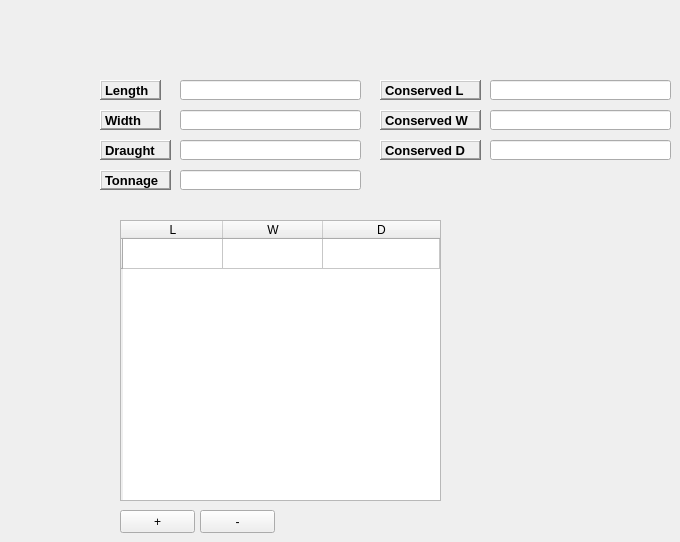
   <widget class="QWidget" name="tab_2">
    <attribute name="title">
     <string>Measurements</string>
    </attribute>
    <widget class="QLabel" name="label_31">
     <property name="geometry">
      <rect>
       <x>100</x>
       <y>80</y>
       <width>61</width>
       <height>20</height>
      </rect>
     </property>
     <property name="font">
      <font>
       <pointsize>10</pointsize>
       <weight>75</weight>
       <bold>true</bold>
      </font>
     </property>
     <property name="frameShape">
      <enum>QFrame::WinPanel</enum>
     </property>
     <property name="frameShadow">
      <enum>QFrame::Raised</enum>
     </property>
     <property name="text">
      <string>Length</string>
     </property>
    </widget>
    <widget class="QLineEdit" name="lineEdit_l">
     <property name="geometry">
      <rect>
       <x>180</x>
       <y>80</y>
       <width>181</width>
       <height>20</height>
      </rect>
     </property>
     <property name="text">
      <string/>
     </property>
    </widget>
    <widget class="QLabel" name="label_32">
     <property name="geometry">
      <rect>
       <x>380</x>
       <y>140</y>
       <width>101</width>
       <height>20</height>
      </rect>
     </property>
     <property name="font">
      <font>
       <pointsize>10</pointsize>
       <weight>75</weight>
       <bold>true</bold>
      </font>
     </property>
     <property name="frameShape">
      <enum>QFrame::WinPanel</enum>
     </property>
     <property name="frameShadow">
      <enum>QFrame::Raised</enum>
     </property>
     <property name="text">
      <string>Conserved D</string>
     </property>
    </widget>
    <widget class="QLineEdit" name="lineEdit_cd">
     <property name="geometry">
      <rect>
       <x>490</x>
       <y>140</y>
       <width>181</width>
       <height>20</height>
      </rect>
     </property>
     <property name="text">
      <string/>
     </property>
    </widget>
    <widget class="QLabel" name="label_33">
     <property name="geometry">
      <rect>
       <x>380</x>
       <y>110</y>
       <width>101</width>
       <height>20</height>
      </rect>
     </property>
     <property name="font">
      <font>
       <pointsize>10</pointsize>
       <weight>75</weight>
       <bold>true</bold>
      </font>
     </property>
     <property name="frameShape">
      <enum>QFrame::WinPanel</enum>
     </property>
     <property name="frameShadow">
      <enum>QFrame::Raised</enum>
     </property>
     <property name="text">
      <string>Conserved W</string>
     </property>
    </widget>
    <widget class="QLineEdit" name="lineEdit_cw">
     <property name="geometry">
      <rect>
       <x>490</x>
       <y>110</y>
       <width>181</width>
       <height>20</height>
      </rect>
     </property>
     <property name="text">
      <string/>
     </property>
    </widget>
    <widget class="QLabel" name="label_35">
     <property name="geometry">
      <rect>
       <x>380</x>
       <y>80</y>
       <width>101</width>
       <height>20</height>
      </rect>
     </property>
     <property name="font">
      <font>
       <pointsize>10</pointsize>
       <weight>75</weight>
       <bold>true</bold>
      </font>
     </property>
     <property name="frameShape">
      <enum>QFrame::WinPanel</enum>
     </property>
     <property name="frameShadow">
      <enum>QFrame::Raised</enum>
     </property>
     <property name="text">
      <string>Conserved L</string>
     </property>
    </widget>
    <widget class="QLineEdit" name="lineEdit_cl">
     <property name="geometry">
      <rect>
       <x>490</x>
       <y>80</y>
       <width>181</width>
       <height>20</height>
      </rect>
     </property>
     <property name="text">
      <string/>
     </property>
    </widget>
    <widget class="QLabel" name="label_36">
     <property name="geometry">
      <rect>
       <x>100</x>
       <y>170</y>
       <width>71</width>
       <height>20</height>
      </rect>
     </property>
     <property name="font">
      <font>
       <pointsize>10</pointsize>
       <weight>75</weight>
       <bold>true</bold>
      </font>
     </property>
     <property name="frameShape">
      <enum>QFrame::WinPanel</enum>
     </property>
     <property name="frameShadow">
      <enum>QFrame::Raised</enum>
     </property>
     <property name="text">
      <string>Tonnage</string>
     </property>
    </widget>
    <widget class="QLineEdit" name="lineEdit_t">
     <property name="geometry">
      <rect>
       <x>180</x>
       <y>170</y>
       <width>181</width>
       <height>20</height>
      </rect>
     </property>
     <property name="text">
      <string/>
     </property>
    </widget>
    <widget class="QLabel" name="label_37">
     <property name="geometry">
      <rect>
       <x>100</x>
       <y>140</y>
       <width>71</width>
       <height>20</height>
      </rect>
     </property>
     <property name="font">
      <font>
       <pointsize>10</pointsize>
       <weight>75</weight>
       <bold>true</bold>
      </font>
     </property>
     <property name="frameShape">
      <enum>QFrame::WinPanel</enum>
     </property>
     <property name="frameShadow">
      <enum>QFrame::Raised</enum>
     </property>
     <property name="text">
      <string>Draught</string>
     </property>
    </widget>
    <widget class="QLineEdit" name="lineEdit_d">
     <property name="geometry">
      <rect>
       <x>180</x>
       <y>140</y>
       <width>181</width>
       <height>20</height>
      </rect>
     </property>
     <property name="text">
      <string/>
     </property>
    </widget>
    <widget class="QLabel" name="label_38">
     <property name="geometry">
      <rect>
       <x>100</x>
       <y>110</y>
       <width>61</width>
       <height>20</height>
      </rect>
     </property>
     <property name="font">
      <font>
       <pointsize>10</pointsize>
       <weight>75</weight>
       <bold>true</bold>
      </font>
     </property>
     <property name="frameShape">
      <enum>QFrame::WinPanel</enum>
     </property>
     <property name="frameShadow">
      <enum>QFrame::Raised</enum>
     </property>
     <property name="text">
      <string>Width</string>
     </property>
    </widget>
    <widget class="QLineEdit" name="lineEdit_w">
     <property name="geometry">
      <rect>
       <x>180</x>
       <y>110</y>
       <width>181</width>
       <height>20</height>
      </rect>
     </property>
     <property name="text">
      <string/>
     </property>
    </widget>
    <widget class="QTableWidget" name="tableWidget_list">
     <property name="geometry">
      <rect>
       <x>120</x>
       <y>220</y>
       <width>321</width>
       <height>281</height>
      </rect>
     </property>
     <attribute name="horizontalHeaderCascadingSectionResizes">
      <bool>false</bool>
     </attribute>
     <attribute name="horizontalHeaderShowSortIndicator" stdset="0">
      <bool>false</bool>
     </attribute>
     <attribute name="horizontalHeaderStretchLastSection">
      <bool>true</bool>
     </attribute>
     <row>
      <property name="text">
       <string/>
      </property>
     </row>
     <column>
      <property name="text">
       <string>L</string>
      </property>
     </column>
     <column>
      <property name="text">
       <string>W</string>
      </property>
     </column>
     <column>
      <property name="text">
       <string>D</string>
      </property>
     </column>
    </widget>
    <widget class="QPushButton" name="pushButton_add">
     <property name="geometry">
      <rect>
       <x>120</x>
       <y>510</y>
       <width>75</width>
       <height>23</height>
      </rect>
     </property>
     <property name="text">
      <string>+</string>
     </property>
    </widget>
    <widget class="QPushButton" name="pushButton_remove">
     <property name="geometry">
      <rect>
       <x>200</x>
       <y>510</y>
       <width>75</width>
       <height>23</height>
      </rect>
     </property>
     <property name="text">
      <string>-</string>
     </property>
    </widget>
   </widget>
